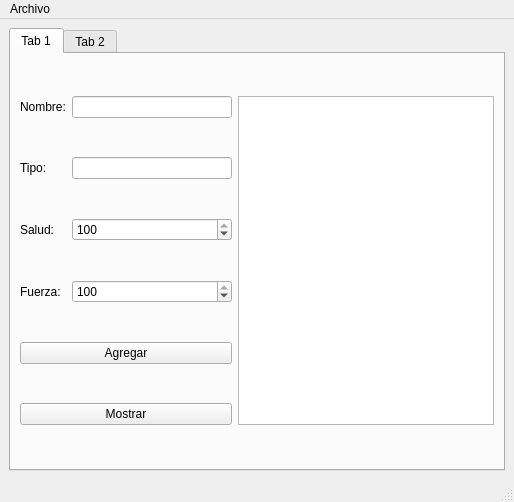
<?xml version="1.0" encoding="UTF-8"?>
<ui version="4.0">
 <class>MainWindow</class>
 <widget class="QMainWindow" name="MainWindow">
  <property name="geometry">
   <rect>
    <x>0</x>
    <y>0</y>
    <width>514</width>
    <height>502</height>
   </rect>
  </property>
  <property name="windowTitle">
   <string>MainWindow</string>
  </property>
  <widget class="QWidget" name="centralwidget">
   <layout class="QGridLayout" name="gridLayout_2">
    <item row="0" column="0">
     <widget class="QTabWidget" name="tabWidget">
      <widget class="QWidget" name="tab">
       <attribute name="title">
        <string>Tab 1</string>
       </attribute>
       <layout class="QGridLayout" name="gridLayout">
        <item row="1" column="0">
         <widget class="QLabel" name="label_2">
          <property name="text">
           <string>Tipo:</string>
          </property>
         </widget>
        </item>
        <item row="2" column="0">
         <widget class="QLabel" name="label_3">
          <property name="text">
           <string>Salud:</string>
          </property>
         </widget>
        </item>
        <item row="2" column="1">
         <widget class="QSpinBox" name="salud">
          <property name="maximum">
           <number>100</number>
          </property>
          <property name="value">
           <number>100</number>
          </property>
         </widget>
        </item>
        <item row="0" column="1">
         <widget class="QLineEdit" name="nombre"/>
        </item>
        <item row="3" column="0">
         <widget class="QLabel" name="label_4">
          <property name="text">
           <string>Fuerza:</string>
          </property>
         </widget>
        </item>
        <item row="1" column="1">
         <widget class="QLineEdit" name="tipo"/>
        </item>
        <item row="3" column="1">
         <widget class="QSpinBox" name="fuerza">
          <property name="maximum">
           <number>100</number>
          </property>
          <property name="value">
           <number>100</number>
          </property>
         </widget>
        </item>
        <item row="0" column="0">
         <widget class="QLabel" name="label">
          <property name="text">
           <string>Nombre:</string>
          </property>
         </widget>
        </item>
        <item row="0" column="2" rowspan="6">
         <widget class="QPlainTextEdit" name="salida"/>
        </item>
        <item row="4" column="0" colspan="2">
         <widget class="QPushButton" name="agregar">
          <property name="text">
           <string>Agregar</string>
          </property>
         </widget>
        </item>
        <item row="5" column="0" colspan="2">
         <widget class="QPushButton" name="mostrar">
          <property name="text">
           <string>Mostrar</string>
          </property>
         </widget>
        </item>
       </layout>
      </widget>
      <widget class="QWidget" name="tab_2">
       <attribute name="title">
        <string>Tab 2</string>
       </attribute>
      </widget>
     </widget>
    </item>
   </layout>
  </widget>
  <widget class="QMenuBar" name="menubar">
   <property name="geometry">
    <rect>
     <x>0</x>
     <y>0</y>
     <width>514</width>
     <height>22</height>
    </rect>
   </property>
   <widget class="QMenu" name="menuArchivo">
    <property name="title">
     <string>Archivo</string>
    </property>
    <addaction name="actionAbrir"/>
    <addaction name="actionGuardar"/>
   </widget>
   <addaction name="menuArchivo"/>
  </widget>
  <widget class="QStatusBar" name="statusbar"/>
  <action name="actionAbrir">
   <property name="text">
    <string>Abrir</string>
   </property>
   <property name="shortcut">
    <string>Meta+O</string>
   </property>
  </action>
  <action name="actionGuardar">
   <property name="text">
    <string>Guardar</string>
   </property>
   <property name="shortcut">
    <string>Meta+S</string>
   </property>
  </action>
 </widget>
 <resources/>
 <connections/>
</ui>
